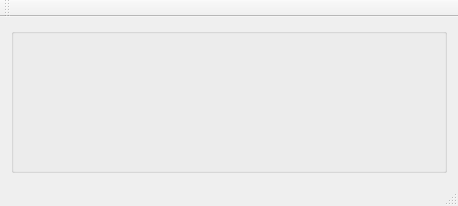
<?xml version="1.0" encoding="UTF-8"?>
<ui version="4.0">
 <class>MainWindow</class>
 <widget class="QMainWindow" name="MainWindow">
  <property name="geometry">
   <rect>
    <x>0</x>
    <y>0</y>
    <width>458</width>
    <height>206</height>
   </rect>
  </property>
  <property name="windowTitle">
   <string>StepSequencer</string>
  </property>
  <widget class="QWidget" name="centralWidget">
   <layout class="QHBoxLayout" name="horizontalLayout">
    <item>
     <widget class="QGroupBox" name="groupBox_StepSequencer">
      <property name="title">
       <string/>
      </property>
     </widget>
    </item>
   </layout>
  </widget>
  <widget class="QMenuBar" name="menuBar">
   <property name="geometry">
    <rect>
     <x>0</x>
     <y>0</y>
     <width>458</width>
     <height>25</height>
    </rect>
   </property>
  </widget>
  <widget class="QToolBar" name="mainToolBar">
   <attribute name="toolBarArea">
    <enum>TopToolBarArea</enum>
   </attribute>
   <attribute name="toolBarBreak">
    <bool>false</bool>
   </attribute>
  </widget>
  <widget class="QStatusBar" name="statusBar"/>
 </widget>
 <layoutdefault spacing="6" margin="11"/>
 <resources/>
 <connections/>
</ui>
